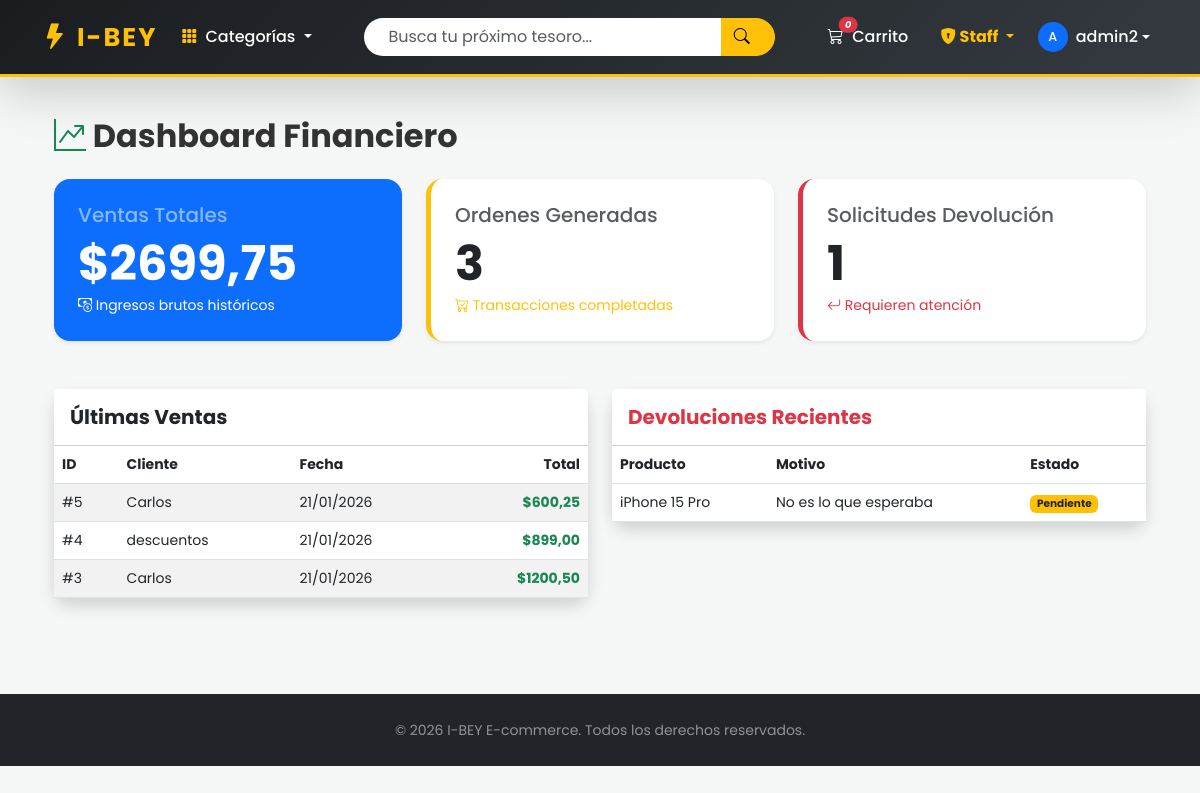
Page /staff/reportes/ (signed in) on the earlier database version.
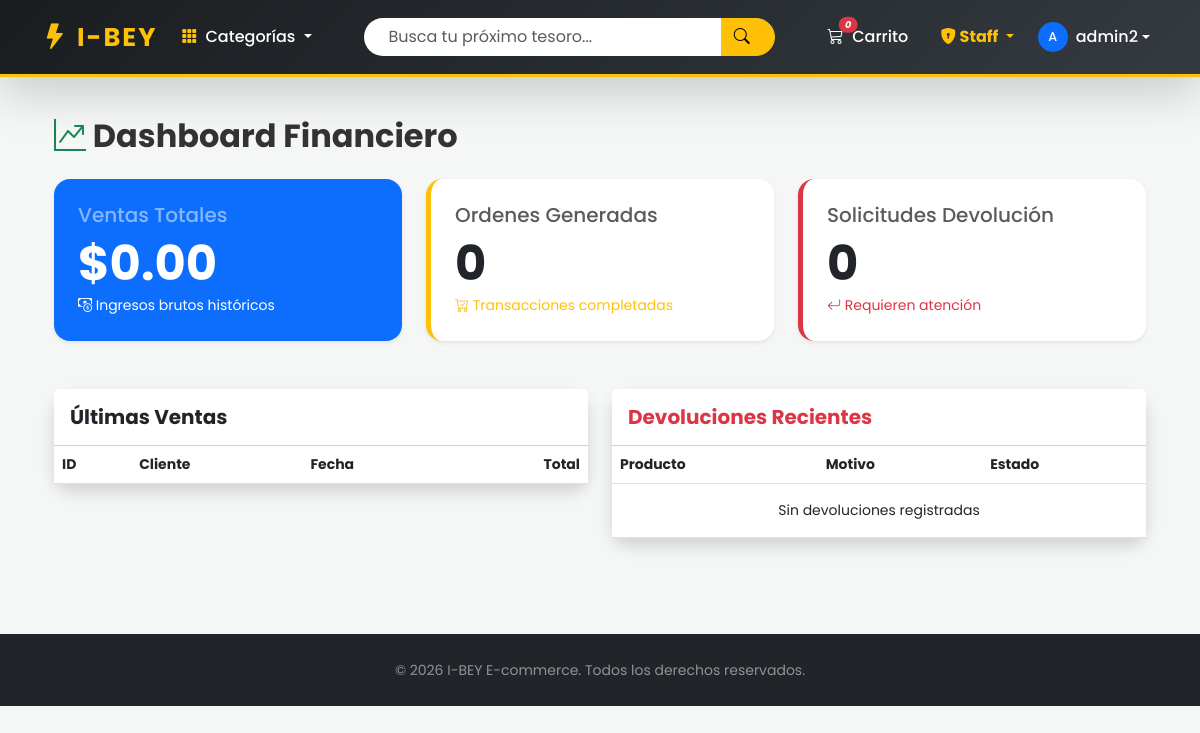
Same page on the later database version.
### store/models.py (models this page shows, shortened)
class Orden(models.Model):
    usuario = models.ForeignKey(User, on_delete=models.CASCADE, related_name='ordenes')
    fecha = models.DateTimeField(auto_now_add=True)
    total = models.DecimalField(max_digits=10, decimal_places=2)
    pagado = models.BooleanField(default=False)

class Devolucion(models.Model):
    detalle = models.OneToOneField(
        'DetalleOrden',
        on_delete=models.CASCADE,
        related_name='devolucion'
    )
    fecha = models.DateTimeField(auto_now_add=True)
    motivo = models.TextField()
    aprobada = models.BooleanField(default=False)
    motivo_rechazo = models.TextField(blank=True, null=True, help_text="Razón por la cual se rechazó la devolución")

class DetalleOrden(models.Model):
    orden = models.ForeignKey(Orden, related_name='detalles', on_delete=models.CASCADE)
    producto = models.ForeignKey(Producto, on_delete=models.PROTECT) # Si borran el producto, queda el registro
    cantidad = models.PositiveIntegerField(default=1)
    precio_unitario = models.DecimalField(max_digits=10, decimal_places=2) # Precio al momento de comprar
    devuelto = models.BooleanField(default=False)

class Producto(models.Model):
    categoria = models.ForeignKey(Categoria, related_name='productos', on_delete=models.CASCADE)
    nombre = models.CharField(max_length=200)
    descripcion = models.TextField(blank=True)
    precio = models.DecimalField(max_digits=10, decimal_places=2) # Precio BASE (sin IVA)
    stock = models.PositiveIntegerField(default=0)
    imagen = models.CharField(max_length=500, null=True, blank=True)
    creado = models.DateTimeField(auto_now_add=True)
    descuento_porcentaje = models.IntegerField(default=0, help_text="0 a 100")

### store/views.py (the view)
# urls.py: path('staff/reportes/', views.ver_reportes, name='ver_reportes'),
@login_required
def ver_reportes(request):
    if not es_gestor_finanzas(request.user):
        messages.warning(request, "Acceso denegado: No tienes permisos para ver reportes financieros.")
        return redirect('lista_productos')
    ordenes = Orden.objects.all().order_by('-fecha')
    devoluciones = Devolucion.objects.all()
    total_vendido = sum(o.total for o in ordenes)
    return render(request, 'store/reportes.html', {
        'ordenes': ordenes,
        'devoluciones': devoluciones,
        'total_vendido': total_vendido
    })

### store/context_processors.py (called while the page is built)
def menu_categorias(request):
    return {'categorias_menu': Categoria.objects.all()}

### store/views.py (called while the page is built)
def es_gestor_finanzas(user):
    return user.is_authenticated and (
        user.groups.filter(name='Gestor_Finanzas').exists() or
        user.groups.filter(name='Gerencia').exists() or  # <--- Agregamos Gerencia
        user.is_superuser
    )

### store/templates/store/reportes.html
{% extends 'store/base.html' %}
{% block content %}
<div class="container animate__animated animate__fadeIn">
    <h2 class="fw-bold mb-4"><i class="bi bi-graph-up-arrow text-success"></i> Dashboard Financiero</h2>
    <div class="row g-4 mb-5">
        <div class="col-md-4">
            <div class="card border-0 shadow-sm bg-primary text-white h-100 rounded-4">
                <div class="card-body p-4">
                    <h5 class="card-title text-white-50">Ventas Totales</h5>
                    <p class="display-5 fw-bold mb-0">${{ total_vendido|default:"0.00" }}</p>
                    <small><i class="bi bi-cash-coin"></i> Ingresos brutos históricos</small>
                </div>
            </div>
        </div>
        <div class="col-md-4">
            <div class="card border-0 shadow-sm bg-white h-100 rounded-4 border-start border-warning border-5">
                <div class="card-body p-4">
                    <h5 class="card-title text-muted">Ordenes Generadas</h5>
                    <p class="display-5 fw-bold mb-0 text-dark">{{ ordenes.count }}</p>
                    <small class="text-warning"><i class="bi bi-cart-check"></i> Transacciones completadas</small>
                </div>
            </div>
        </div>
        <div class="col-md-4">
            <div class="card border-0 shadow-sm bg-white h-100 rounded-4 border-start border-danger border-5">
                <div class="card-body p-4">
                    <h5 class="card-title text-muted">Solicitudes Devolución</h5>
                    <p class="display-5 fw-bold mb-0 text-dark">{{ devoluciones.count }}</p>
                    <small class="text-danger"><i class="bi bi-arrow-return-left"></i> Requieren atención</small>
                </div>
            </div>
        </div>
    </div>
    <div class="row">
        <div class="col-lg-6 mb-4">
            <div class="card border-0 shadow rounded-4">
                <div class="card-header bg-white py-3">
                    <h5 class="mb-0 fw-bold">Últimas Ventas</h5>
                </div>
                <div class="card-body p-0">
                    <table class="table table-striped mb-0 small">
                        <thead>
                            <tr>
                                <th>ID</th>
                                <th>Cliente</th>
                                <th>Fecha</th>
                                <th class="text-end">Total</th>
                            </tr>
                        </thead>
                        <tbody>
                            {% for orden in ordenes|slice:":10" %}
                            <tr>
                                <td>#{{ orden.id }}</td>
                                <td>{{ orden.usuario.username }}</td>
                                <td>{{ orden.fecha|date:"d/m/Y" }}</td>
                                <td class="text-end fw-bold text-success">${{ orden.total }}</td>
                            </tr>
                            {% endfor %}
                        </tbody>
                    </table>
                </div>
            </div>
        </div>
        <div class="col-lg-6 mb-4">
            <div class="card border-0 shadow rounded-4">
                <div class="card-header bg-white py-3">
                    <h5 class="mb-0 fw-bold text-danger">Devoluciones Recientes</h5>
                </div>
                <div class="card-body p-0">
                    <table class="table mb-0 small">
                        <thead>
                            <tr>
                                <th>Producto</th>
                                <th>Motivo</th>
                                <th>Estado</th>
                            </tr>
                        </thead>
                        <tbody>
                            {% for dev in devoluciones|slice:":10" %}
                            <tr>
                                <td>{{ dev.detalle.producto.nombre }}</td>
                                <td>{{ dev.motivo|truncatechars:30 }}</td>
                                <td>
                                    {% if dev.aprobada %}
                                        <span class="badge bg-success">Aprobada</span>
                                    {% else %}
                                        <span class="badge bg-warning text-dark">Pendiente</span>
                                    {% endif %}
                                </td>
                            </tr>
                            {% empty %}
                            <tr><td colspan="3" class="text-center py-3">Sin devoluciones registradas</td></tr>
                            {% endfor %}
                        </tbody>
                    </table>
                </div>
            </div>
        </div>
    </div>
</div>
{% endblock %}

### store/templates/store/base.html (shortened to what this page needs)
{% load static %}
<!DOCTYPE html>
<html lang="es">
<head>
    <link href="https://cdn.jsdelivr.net/npm/bootstrap@5.3.0/dist/css/bootstrap.min.css" rel="stylesheet">
    <link rel="stylesheet" href="https://cdnjs.cloudflare.com/ajax/libs/animate.css/4.1.1/animate.min.css"/>
    <link rel="stylesheet" href="https://cdn.jsdelivr.net/npm/bootstrap-icons@1.11.1/font/bootstrap-icons.css">
</head>
<body>
    <nav class="navbar navbar-expand-lg navbar-dark sticky-top shadow-lg">
        <div class="container">
            <a class="navbar-brand fw-bold animate__animated animate__fadeInLeft" href="{% url 'lista_productos' %}">
                <i class="bi bi-lightning-fill"></i> I-BEY
            </a>
            <div class="collapse navbar-collapse" id="navbarContent">
                <ul class="navbar-nav me-auto mb-2 mb-lg-0 animate__animated animate__fadeInDown">
                    <li class="nav-item dropdown">
                        <a class="nav-link dropdown-toggle text-white" href="#" id="catDropdown" role="button" data-bs-toggle="dropdown" aria-expanded="false">
                            <i class="bi bi-grid-3x3-gap-fill me-1 text-warning"></i> Categorías
                        </a>
                    </li>
                </ul>
                <form class="d-flex mx-auto col-lg-5 my-2 my-lg-0 animate__animated animate__fadeInDown" action="{% url 'lista_productos' %}" method="get">
                    <input class="form-control search-input" type="search" name="buscar" placeholder="Busca tu próximo tesoro..." aria-label="Search">
                    <button class="btn btn-warning search-btn" type="submit"><i class="bi bi-search"></i></button>
                </form>
                <ul class="navbar-nav ms-auto align-items-center animate__animated animate__fadeInRight">
                    <li class="nav-item me-lg-3">
                        <a class="nav-link active" href="{% url 'ver_carrito' %}">
                            <i class="bi bi-cart3 position-relative">
                                <span class="position-absolute top-0 start-100 translate-middle badge rounded-pill bg-danger" style="font-size: 0.6rem;">
                                    {{ request.session.carrito|length|default:0 }}
                                </span>
                            </i>
                            <span class="ms-1">Carrito</span>
                        </a>
                    </li>
                    {% if user.is_authenticated %}
                        {% if user.is_staff or user.is_superuser %}
                        <li class="nav-item dropdown me-2">
                            <a class="nav-link dropdown-toggle text-warning fw-bold" href="#" role="button" data-bs-toggle="dropdown">
                                <i class="bi bi-shield-lock-fill"></i> Staff
                            </a>
                        </li>
                        {% endif %}
                        <li class="nav-item dropdown">
                            <a class="nav-link dropdown-toggle text-white d-flex align-items-center" href="#" role="button" data-bs-toggle="dropdown">
                                <div class="bg-primary rounded-circle me-2 d-flex align-items-center justify-content-center" style="width: 30px; height: 30px; font-size: 0.8rem;">
                                    {{ user.username|first|upper }}
                                </div>
                                {{ user.username }}
                            </a>
                        </li>
                    {% endif %}
                </ul>
            </div>
        </div>
    </nav>
    <div class="container py-4 content-wrapper">
        {% block content %}
        {% endblock %}
    </div>
    <footer class="bg-dark text-white-50 py-4 mt-5">
        <div class="container text-center">
            <small>&copy; 2026 I-BEY E-commerce. Todos los derechos reservados.</small>
        </div>
    </footer>
</body>
</html>

### store/templates/store/base.html (style rules this page uses)
:root { --primary-color: #0d6efd; --accent-color: #ffc107; --dark-bg: #1a1d20; }
body { font-family: 'Poppins', sans-serif; background-color: #f4f7f6; color: #333; }
.navbar { background: linear-gradient(135deg, var(--dark-bg) 0%, #343a40 100%); backdrop-filter: blur(10px); border-bottom: 3px solid var(--accent-color); padding: 0.8rem 0; }
.navbar-brand { font-size: 1.6rem; letter-spacing: 2px; color: var(--accent-color) !important; transition: transform 0.3s ease; }
.search-input { border-radius: 25px 0 0 25px; border: none; padding-left: 1.5rem; }
.search-btn { border-radius: 0 25px 25px 0; padding-right: 1.5rem; }
.nav-link { font-weight: 500; transition: color 0.3s ease; }
.content-wrapper { animation: fadeIn 1s ease-in; }
.card { border: none; border-radius: 15px; transition: all 0.3s ease; }

Differences in the rows shown:
removed Orden: id "5", usuario.username "Carlos", fecha "21/01/2026", total "600,25"
removed Orden: id "4", usuario.username "descuentos", fecha "21/01/2026", total "899,00"
removed Orden: id "3", usuario.username "Carlos", fecha "21/01/2026", total "1200,50"
removed Devolucion: detalle.producto.nombre "iPhone 15 Pro", motivo "No es lo que esperaba", aprobada "Pendiente"
Other differences:
{{ total_vendido|default:"0.00" }}: "2699,75" → "0.00"
{{ ordenes.count }}: "3" → "0"
{{ devoluciones.count }}: "1" → "0"
text now shown: "Sin devoluciones registradas"
